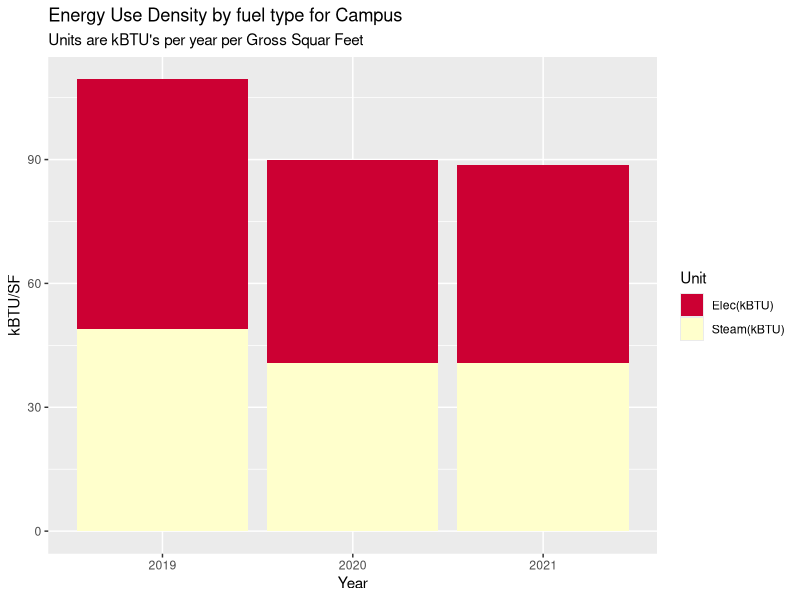
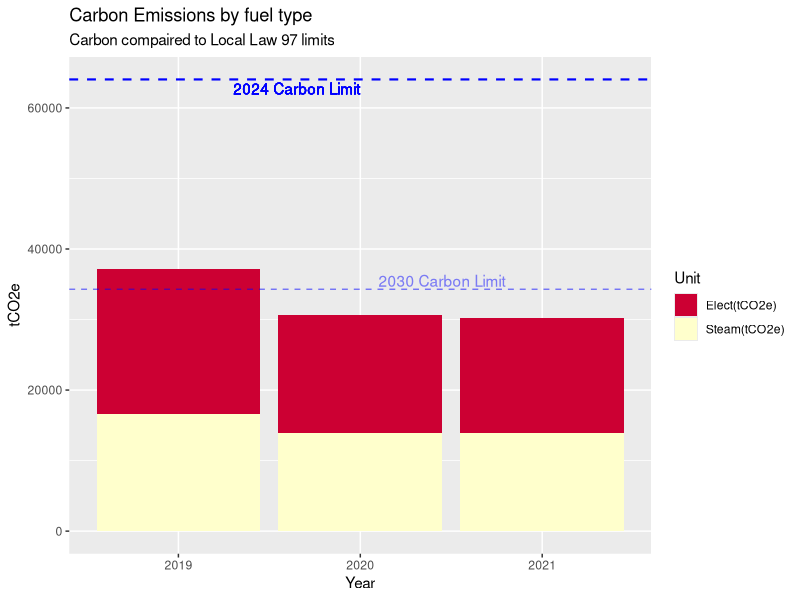
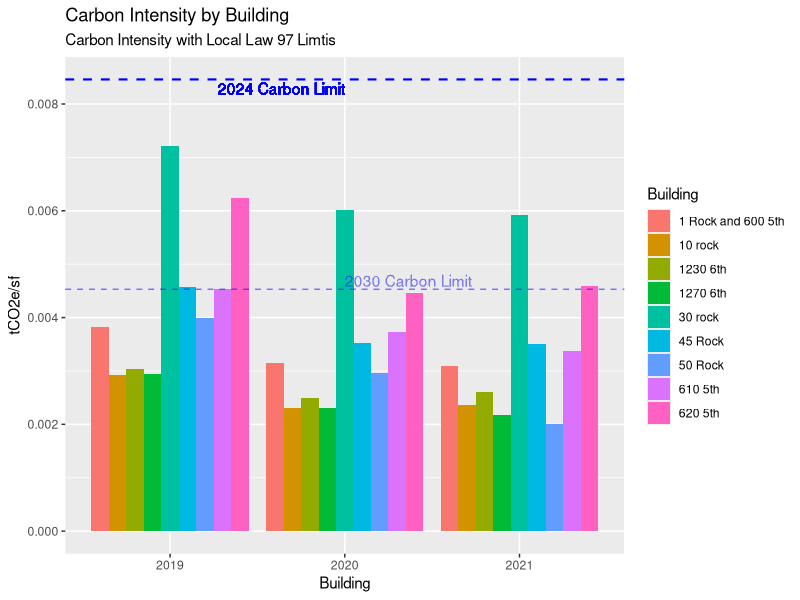
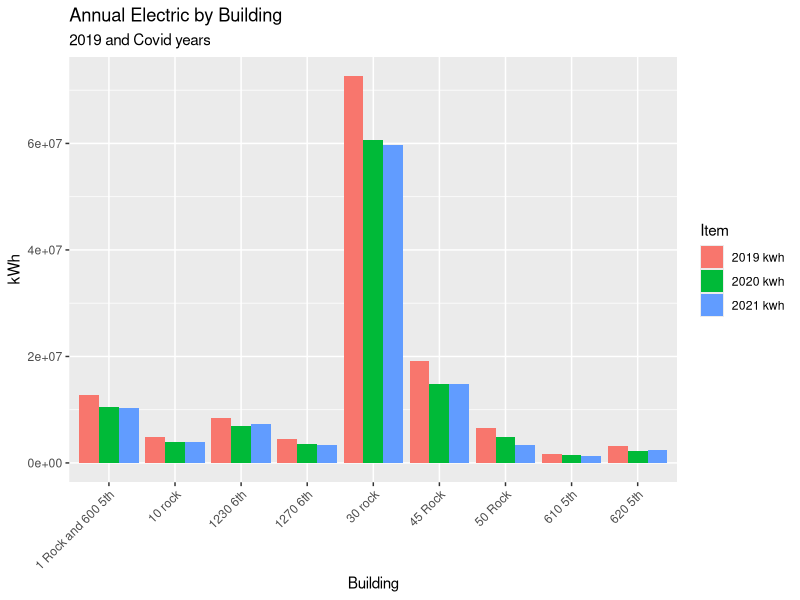
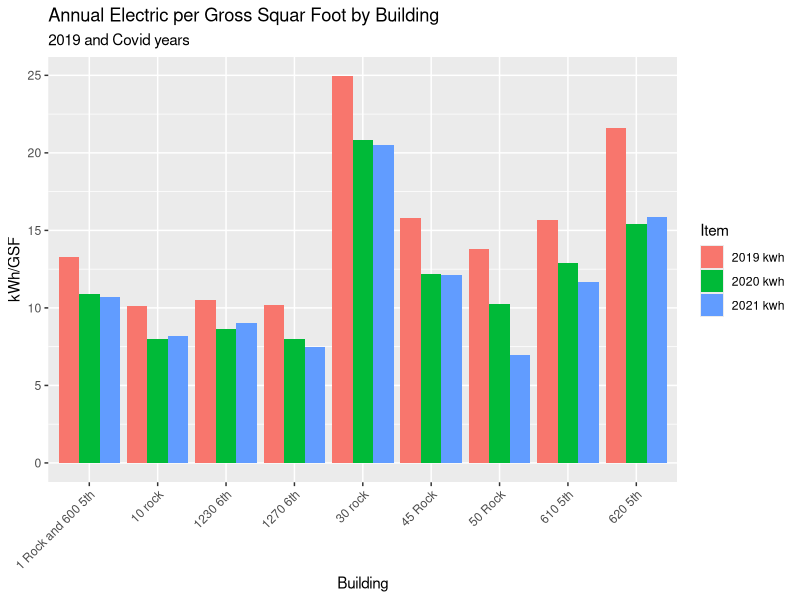
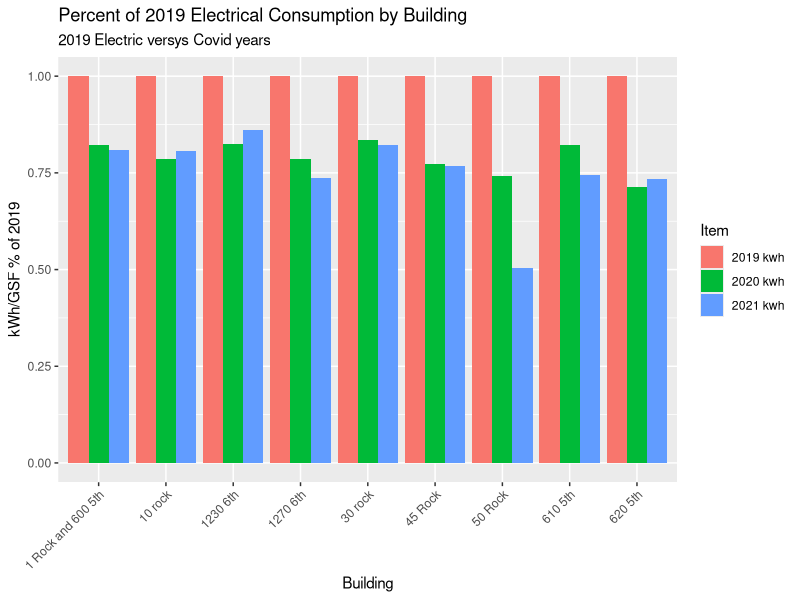
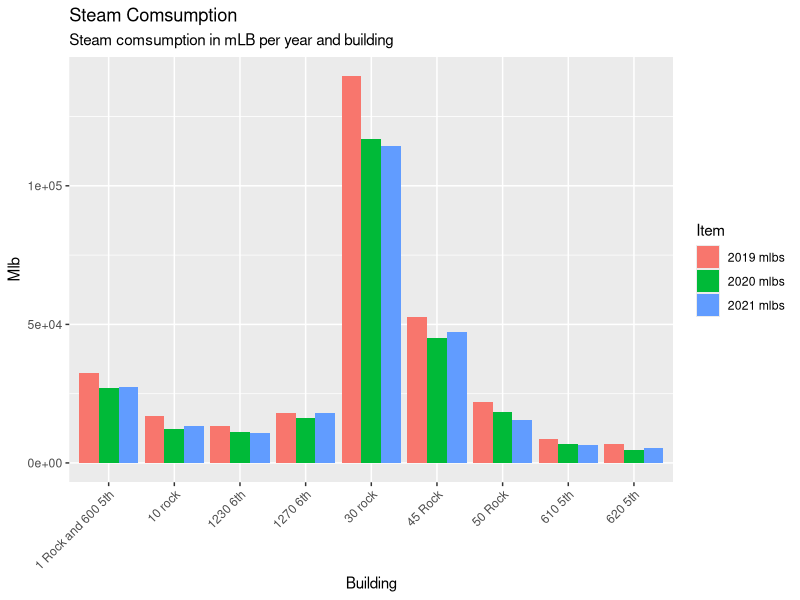
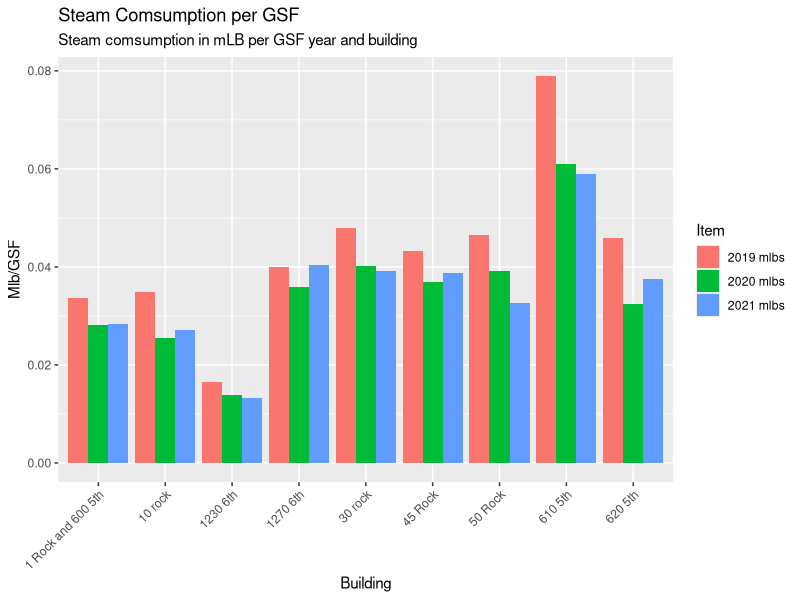

These charts were generated, in order, by the following R code:
## ---- chunk 1

# Load packages 
my_packages <- c("tidyverse", "vroom" , "janitor" , "glue" , "tsibble" , "tidytext","lubridate", "fable", "tsibbledata", "ggplot2", "forecast", "tseries", "rio", "zoo", "readxl", "tsibbledata", "knitr", "kableExtra", "formattable", "scales")
invisible( lapply(my_packages, require, character.only = TRUE))

#Set up environment 
place <- "Home"  #Where are we working today. 
# place <- "work"

if (place == "Home"){setwd("C:/Users/paulr/Documents/R/RockCenterEnergyAnalysis")} else {setwd("C:/Users/prode/Documents/R/RockCenterEnergyAnalysis")}

if (!file.exists("data")) { dir.create("data")}

rm(place, my_packages ) #Clean up

options(dplyr.summarise.inform = FALSE)  # Suppress textin Knit printout. 



# Read in data

'ElecCF' <- 0.000288962  #2021 Carbon Values
'SteamCF' <- 0.00004493 #2021 Carbon Values
'IntensityLimit24' <- 0.00846 #2024 Limit
'IntensityLimit30' <- 0.00453 #2030 Limit

SteamData <- read_excel("data/Energy_Data_for_Net_Zero_Study.xlsx", sheet = "Sheet1", range = "B2:G11" , col_names = TRUE, na = "NA", col_types = NULL ) %>%  select(-5,-6)

ElectricData <- read_excel("data/Energy_Data_for_Net_Zero_Study.xlsx", sheet = "Sheet1", range = "B13:G23" , col_names = TRUE, na = "NA", col_types = NULL ) %>% select(-5,-6)

ElectricData %>% filter(Building == '1 Rock' | Building == '600 5th') %>% 
  select( -Building) %>% 
  summarise_each(funs(sum)) %>% 
  mutate(Building = "1 Rock and 600 5th") %>% 
  select(4,1,2,3) %>% rbind(ElectricData) %>% 
  filter(Building != '1 Rock' & Building != '600 5th') -> ElectricData

BuildingGSF <- read_excel("data/Energy_Data_for_Net_Zero_Study.xlsx", sheet = "Sheet1", range = "B28:C39" , col_names = TRUE, na = "NA", col_types = NULL ) %>% 
  filter(Building != '1 Rock' & Building != '600 5th')

UtilityData <- left_join(ElectricData, SteamData, by="Building") %>% left_join(BuildingGSF, by="Building")
UtilityData[is.na(UtilityData)] <- 0

#Campus EUI for each year 
UtilityData1 <- UtilityData 
apply(UtilityData1[2:4], 2, function(row) row * 3.4121 ) -> UtilityData1[2:4]
apply(UtilityData1[5:7], 2, function(row) row * 1194) -> UtilityData1[5:7]
UtilityData1 %>% select(`2019 kwh`, `2020 kwh`, `2021 kwh`, `2019 mlbs`, `2020 mlbs`, `2021 mlbs`, `Gross Floor Area`) %>%
summarise_each(funs(sum)) -> UtilityData1
    TotalFlArea <- UtilityData1$`Gross Floor Area`
    UtilityData1 %>% 
      select(-`Gross Floor Area`) %>% 
  gather(key = "Item", value = "Value") -> UtilityData1
  cbind(UtilityData1, str_split_fixed(UtilityData1$Item, " ", n=2)) %>% 
  select(-"Item") -> UtilityData1 
  colnames(UtilityData1)  <-  c("Value", "Year", "Unit") 
  apply(UtilityData1[3], 1, function(x) {ifelse(x == "kwh", "Elec(kBTU)", "Steam(kBTU)")}) -> UtilityData1[3]
  
# Make an EUI plot with kBTU vales for both  electric and steam  
UtilityData2 <- UtilityData1
apply(UtilityData2[1], 1, function(row) row / TotalFlArea ) -> UtilityData2[1]
UtilityData2 %>% 
  ggplot(aes(x = Year, y = Value, fill = Unit)) +
  geom_bar(stat = "identity", position = "stack") +
  labs( title = "Energy Use Density by fuel type for Campus",
        subtitle = "Units are kBTU's per year per Gross Squar Feet") +
  xlab("Year") +
  ylab("kBTU/SF") +
  scale_fill_manual(values = c("#CC0033", "#FFFFCC"))


 ### Delta's ###
  UtilityData2 %>%
    group_by(Year) %>% 
    summarise("AnnuValues" = sum(Value)) %>% 
    mutate("BaseYear" = max(AnnuValues)) %>% 
    mutate("Delta" = AnnuValues/BaseYear) -> CampusDelta
  CampusDelta[4] <- sapply(CampusDelta[4], function(x) percent(x, accuracy=1))
  
## ---- chunk 2

#Make a Carbon table in the dataframe UtilityData1
UtilityData3 <- UtilityData1
  apply(UtilityData3[3], 1, function(x) {ifelse(x == "Elec(kBTU)", "Elect(tCO2e)", "Steam(tCO2e)")}) -> UtilityData3[3]
  UtilityData3 %>% 
  mutate(Carbon = ifelse(Unit == "Elec(kBTU)", Value * ElecCF / 3.4121, Value * SteamCF)) %>% 
  ggplot(aes(x = Year, y = Carbon, fill = Unit)) +
  geom_bar(stat = "identity", position = "stack") +
  labs( title = "Carbon Emissions by fuel type",
        subtitle = "Carbon compaired to Local Law 97 limits") +
  labs(x = "Year", y = "tCO2e") +
  #guides(fill = FALSE) +
  geom_hline(aes(yintercept = TotalFlArea * IntensityLimit24), color = "blue", linetype = "dashed", size = 0.75) +
  geom_text(aes(x = 2, y = TotalFlArea * IntensityLimit24, label = "2024 Carbon Limit"), hjust = 1, vjust = 1.25 , color = "blue") +
  geom_hline(aes(yintercept = TotalFlArea * IntensityLimit30), linetype = "dashed", color = "blue", size = 0.5, alpha = 0.5) +
  geom_text(aes(x = 2.1, y = TotalFlArea * IntensityLimit30, label = "2030 Carbon Limit", alpha = 0.1), hjust = 0, vjust = -.2 , color = "blue", alpha = 0.1) +
  scale_fill_manual(values = c("#CC0033", "#FFFFCC"))
  
## ---- chunk 3

#Plot Carbon Intensities versus LL97 Limits 
UtilityData1 <- UtilityData 
#apply(UtilityData1[2:4], 2, function(row) row * 3.4121 ) -> UtilityData1[2:4]
apply(UtilityData1[5:7], 2, function(row) row * 1194) -> UtilityData1[5:7]
UtilityData1[2:7]/UtilityData1$`Gross Floor Area` -> UtilityData1[2:7]
colnames(UtilityData1) <- c("Building", "2019 kwh", "2020 kwh", "2021 kwh", "2019 kBTUs", "2020 kBTUs", "2021 kBTUs", "Gross Floor Area")

UtilityData1 %>% select("Building", "2019 kwh", "2020 kwh", "2021 kwh", "2019 kBTUs", "2020 kBTUs", "2021 kBTUs") -> UtilityData1

UtilityData1 %>% 
  gather(key = "Item", value = "Value", -"Building") -> UtilityData1
  cbind(UtilityData1, str_split_fixed(UtilityData1$Item, " ", n=2)) %>% 
  select(-"Item") -> UtilityData1 
  colnames(UtilityData1)  <-  c("Building", "Value", "Year", "Unit") 
  UtilityData1 %>% 
    mutate("Carbon/SF" = ifelse(Unit == "kwh", Value * ElecCF, Value * SteamCF)) %>% 
    select(Building, Year, Unit, `Carbon/SF`) %>% 
    mutate("Carbon" = "tCO2e") -> UtilityData1


UtilityData1 %>%   
ggplot(aes(x = Year, y = `Carbon/SF`, fill = Building, group = Building)) +
  geom_bar(stat = "identity", position = "dodge") +
  labs( title = "Carbon Intensity by Building",
        subtitle = "Carbon Intensity with Local Law 97 Limtis") +
  labs(x = "Building", y = "tCO2e/sf") +
  geom_hline(aes(yintercept = IntensityLimit24), color = "blue", linetype = "dashed", size = 0.75) +
  geom_text(aes(x = 2, y = IntensityLimit24, label = "2024 Carbon Limit"), hjust = 1, vjust = 1.25 , color = "blue") +
  geom_hline(aes(yintercept = IntensityLimit30), linetype = "dashed", color = "blue", size = 0.5, alpha = 0.5) +
  geom_text(aes(x = 2, y = IntensityLimit30, label = "2030 Carbon Limit"), hjust = 0, vjust = -.2 , color = "blue", alpha = 0.01) 
  

## ---- chunk 4

#1 Electric kWh
ElectricData %>% select(Building, `2019 kwh`, `2020 kwh`, `2021 kwh`) %>% 
  gather(key = "Item", value = "Value", -Building) %>%
  ggplot(aes(x = Building, y = Value, fill = Item, group = Item)) +
  labs( title = "Annual Electric by Building",
        subtitle = "2019 and Covid years", x = "Building", y = "kWh") +
  theme(axis.text.x = element_text (angle = 45, vjust = 1, hjust=1)) +
  geom_bar(stat = "identity", position = "dodge")
## ---- chunk 5
#2 Electric kWh per GSF 
UtilityData1 <- UtilityData
apply(UtilityData1[2:7], 2, function(row) row / UtilityData1$`Gross Floor Area`) -> UtilityData1[2:7]
UtilityData1 %>% select(Building, `2019 kwh`, `2020 kwh`, `2021 kwh`) %>% 
  gather(key = "Item", value = "Value", -Building) %>% 
  ggplot(aes(x = Building, y = Value, fill = Item, group = Item)) +
  labs( title = "Annual Electric per Gross Squar Foot by Building",
        subtitle = "2019 and Covid years", x = "Building", y = "kWh/GSF") +
  theme(axis.text.x = element_text (angle = 45, vjust = 1, hjust=1)) +
  geom_bar(stat = "identity", position = "dodge")
## ---- chunk 6

#3 percent kWh reductions relative to 2019 
UtilityData1 <- UtilityData
apply(UtilityData1[2:7], 2, function(row) row / UtilityData1$`Gross Floor Area`) -> UtilityData1[2:7]
apply(UtilityData1[2:4], 2, function(row) row / UtilityData1$`2019 kwh`) -> UtilityData1[2:4]
UtilityData1 %>% select(Building, `2019 kwh`, `2020 kwh`, `2021 kwh`) %>% 
  gather(key = "Item", value = "Value", -Building) %>% 
  ggplot(aes(x = Building, y = Value, fill = Item, group = Item)) + 
  labs( title = "Percent of 2019 Electrical Consumption by Building",
        subtitle = "2019 Electric versys Covid years", x = "Building", y = "kWh/GSF % of 2019") +
  theme(axis.text.x = element_text (angle = 45, vjust = 1, hjust=1)) +
  geom_bar(stat = "identity", position = "dodge")
## ---- chunk 7
# 4 Steam mlb 
SteamData %>% select(Building, `2019 mlbs`, `2020 mlbs`, `2021 mlbs`) %>% 
  gather(key = "Item", value = "Value", -Building) %>%
  ggplot(aes(x = Building, y = Value, fill = Item, group = Item)) +
  labs( title = "Steam Comsumption ",
        subtitle = "Steam comsumption in mLB per year and building", x = "Building", y = "Mlb") +
  theme(axis.text.x = element_text (angle = 45, vjust = 1, hjust=1)) +
  geom_bar(stat = "identity", position = "dodge")

## ---- chunk 8

#5 steam mlb per gsf 
UtilityData1 <- UtilityData
apply(UtilityData1[2:7], 2, function(row) row / UtilityData1$`Gross Floor Area`) -> UtilityData1[2:7]
UtilityData1 %>% select(Building, `2019 mlbs`, `2020 mlbs`, `2021 mlbs`) %>% 
  gather(key = "Item", value = "Value", -Building) %>% 
  ggplot(aes(x = Building, y = Value, fill = Item, group = Item)) +
  labs( title = "Steam Comsumption per GSF ",
        subtitle = "Steam comsumption in mLB per GSF year and building", x = "Building", y = "Mlb/GSF") +
  theme(axis.text.x = element_text (angle = 45, vjust = 1, hjust=1)) +
  geom_bar(stat = "identity", position = "dodge")
  
## ---- chunk 9

#6 percent down from 2019
UtilityData1 <- UtilityData
apply(UtilityData1[2:7], 2, function(row) row / UtilityData1$`Gross Floor Area`) -> UtilityData1[2:7]
apply(UtilityData1[5:7], 2, function(row) row / UtilityData1$`2019 mlbs`) -> UtilityData1[5:7]
UtilityData1 %>% select(Building, `2019 mlbs`, `2020 mlbs`, `2021 mlbs`) %>% 
  gather(key = "Item", value = "Value", -Building) %>% 
  ggplot(aes(x = Building, y = Value, fill = Item, group = Item)) +
  labs( title = "Percent of 2019 Steam Consumption by Building ",
        subtitle = "2019 Steam versys Covid years", x = "Building", y = "Mlb/GSF % of 2019") +
  theme(axis.text.x = element_text (angle = 45, vjust = 1, hjust=1)) +
  geom_bar(stat = "identity", position = "dodge")

## ---- chunk 10


EPA_data <- read_excel("data/EPA_Annual_Energy_Use_By_Meter.xlsx", range = "A6:BB155" , col_names = FALSE, na = "NA", col_types = NULL )

EPA_data <- read_excel("data/EPA_Annual_Energy_Use_By_Meter.xlsx", skip = 4)
